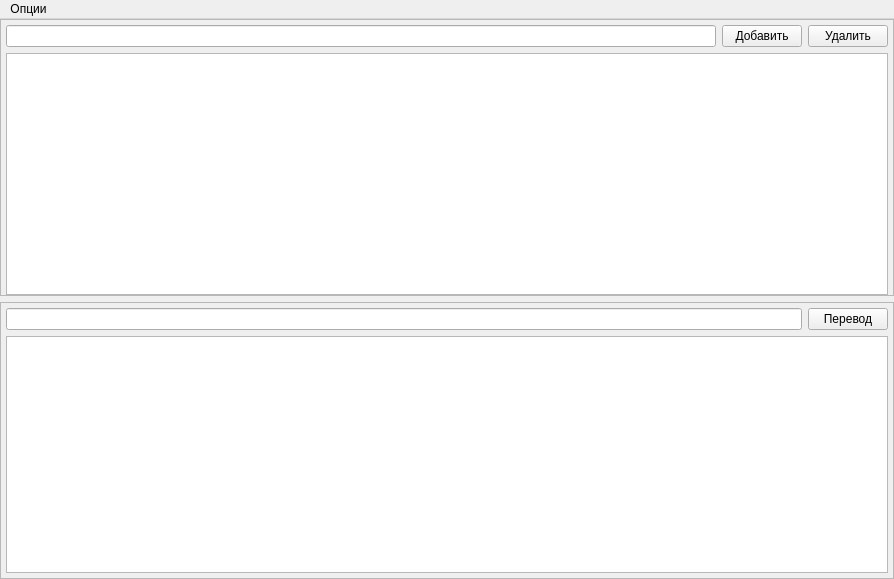
<?xml version="1.0" encoding="UTF-8"?>
<ui version="4.0">
 <class>MainWindow</class>
 <widget class="QMainWindow" name="MainWindow">
  <property name="geometry">
   <rect>
    <x>0</x>
    <y>0</y>
    <width>894</width>
    <height>579</height>
   </rect>
  </property>
  <property name="windowTitle">
   <string>MainWindow</string>
  </property>
  <widget class="QWidget" name="centralWidget">
   <layout class="QVBoxLayout" name="verticalLayout">
    <property name="leftMargin">
     <number>0</number>
    </property>
    <property name="topMargin">
     <number>0</number>
    </property>
    <property name="rightMargin">
     <number>0</number>
    </property>
    <property name="bottomMargin">
     <number>0</number>
    </property>
    <item>
     <widget class="QFrame" name="frame">
      <property name="frameShape">
       <enum>QFrame::StyledPanel</enum>
      </property>
      <property name="frameShadow">
       <enum>QFrame::Raised</enum>
      </property>
      <layout class="QGridLayout" name="gridLayout">
       <property name="leftMargin">
        <number>5</number>
       </property>
       <property name="topMargin">
        <number>5</number>
       </property>
       <property name="rightMargin">
        <number>5</number>
       </property>
       <property name="bottomMargin">
        <number>0</number>
       </property>
       <item row="0" column="1">
        <widget class="QPushButton" name="pushButton_add">
         <property name="font">
          <font>
           <pointsize>9</pointsize>
          </font>
         </property>
         <property name="text">
          <string>Добавить</string>
         </property>
        </widget>
       </item>
       <item row="0" column="0">
        <widget class="QLineEdit" name="lineEdit_rule">
         <property name="font">
          <font>
           <pointsize>9</pointsize>
          </font>
         </property>
        </widget>
       </item>
       <item row="0" column="2">
        <widget class="QPushButton" name="pushButton_delete">
         <property name="font">
          <font>
           <pointsize>9</pointsize>
          </font>
         </property>
         <property name="text">
          <string>Удалить</string>
         </property>
        </widget>
       </item>
       <item row="1" column="0" colspan="3">
        <widget class="QListWidget" name="listWidget_rule"/>
       </item>
      </layout>
     </widget>
    </item>
    <item>
     <widget class="QFrame" name="frame_2">
      <property name="frameShape">
       <enum>QFrame::StyledPanel</enum>
      </property>
      <property name="frameShadow">
       <enum>QFrame::Raised</enum>
      </property>
      <layout class="QGridLayout" name="gridLayout_2">
       <property name="leftMargin">
        <number>5</number>
       </property>
       <property name="topMargin">
        <number>5</number>
       </property>
       <property name="rightMargin">
        <number>5</number>
       </property>
       <property name="bottomMargin">
        <number>5</number>
       </property>
       <item row="0" column="0">
        <widget class="QLineEdit" name="lineEdit_chain">
         <property name="font">
          <font>
           <pointsize>9</pointsize>
          </font>
         </property>
        </widget>
       </item>
       <item row="0" column="1">
        <widget class="QPushButton" name="pushButton_translate">
         <property name="font">
          <font>
           <pointsize>9</pointsize>
          </font>
         </property>
         <property name="text">
          <string>Перевод</string>
         </property>
        </widget>
       </item>
       <item row="2" column="0" colspan="2">
        <widget class="QTextEdit" name="textEdit_chain">
         <property name="font">
          <font>
           <pointsize>9</pointsize>
          </font>
         </property>
         <property name="readOnly">
          <bool>true</bool>
         </property>
        </widget>
       </item>
      </layout>
     </widget>
    </item>
   </layout>
  </widget>
  <widget class="QMenuBar" name="menuBar">
   <property name="geometry">
    <rect>
     <x>0</x>
     <y>0</y>
     <width>894</width>
     <height>26</height>
    </rect>
   </property>
   <widget class="QMenu" name="menu">
    <property name="title">
     <string>Опции</string>
    </property>
    <addaction name="action_load"/>
    <addaction name="action_clear"/>
   </widget>
   <addaction name="menu"/>
  </widget>
  <action name="action_load">
   <property name="text">
    <string>Загрузить</string>
   </property>
  </action>
  <action name="action_clear">
   <property name="text">
    <string>Очистить</string>
   </property>
  </action>
 </widget>
 <layoutdefault spacing="6" margin="11"/>
 <resources/>
 <connections/>
</ui>
